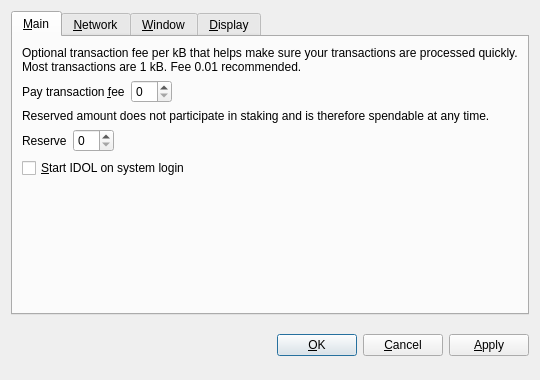
<?xml version="1.0" encoding="UTF-8"?>
<ui version="4.0">
 <class>OptionsDialog</class>
 <widget class="QDialog" name="OptionsDialog">
  <property name="geometry">
   <rect>
    <x>0</x>
    <y>0</y>
    <width>540</width>
    <height>380</height>
   </rect>
  </property>
  <property name="windowTitle">
   <string>Options</string>
  </property>
  <property name="modal">
   <bool>true</bool>
  </property>
  <layout class="QVBoxLayout" name="verticalLayout">
   <item>
    <widget class="QTabWidget" name="tabWidget">
     <property name="tabPosition">
      <enum>QTabWidget::North</enum>
     </property>
     <property name="currentIndex">
      <number>0</number>
     </property>
     <widget class="QWidget" name="tabMain">
      <attribute name="title">
       <string>&amp;Main</string>
      </attribute>
      <layout class="QVBoxLayout" name="verticalLayout_Main">
       <item>
        <widget class="QLabel" name="transactionFeeInfoLabel">
         <property name="text">
          <string>Optional transaction fee per kB that helps make sure your transactions are processed quickly. Most transactions are 1 kB. Fee 0.01 recommended.</string>
         </property>
         <property name="textFormat">
          <enum>Qt::PlainText</enum>
         </property>
         <property name="wordWrap">
          <bool>true</bool>
         </property>
        </widget>
       </item>
       <item>
        <layout class="QHBoxLayout" name="horizontalLayoutFee">
         <item>
          <widget class="QLabel" name="transactionFeeLabel">
           <property name="text">
            <string>Pay transaction &amp;fee</string>
           </property>
           <property name="textFormat">
            <enum>Qt::PlainText</enum>
           </property>
           <property name="buddy">
            <cstring>transactionFee</cstring>
           </property>
          </widget>
         </item>
         <item>
          <widget class="BitcoinAmountField" name="transactionFee"/>
         </item>
         <item>
          <spacer name="horizontalSpacerFee">
           <property name="orientation">
            <enum>Qt::Horizontal</enum>
           </property>
           <property name="sizeHint" stdset="0">
            <size>
             <width>40</width>
             <height>20</height>
            </size>
           </property>
          </spacer>
         </item>
        </layout>
       </item>
       <item>
        <widget class="QLabel" name="reserveBalanceInfoLabel">
         <property name="text">
          <string>Reserved amount does not participate in staking and is therefore spendable at any time.</string>
         </property>
         <property name="textFormat">
          <enum>Qt::PlainText</enum>
         </property>
         <property name="wordWrap">
          <bool>true</bool>
         </property>
        </widget>
       </item>
       <item>
        <layout class="QHBoxLayout" name="horizontalLayoutReserveBalance">
         <item>
          <widget class="QLabel" name="reserveBalanceLabel">
           <property name="text">
            <string>Reserve</string>
           </property>
           <property name="textFormat">
            <enum>Qt::PlainText</enum>
           </property>
           <property name="buddy">
            <cstring>reserveBalance</cstring>
           </property>
          </widget>
         </item>
         <item>
          <widget class="BitcoinAmountField" name="reserveBalance"/>
         </item>
         <item>
          <spacer name="horizontalSpacerReserveBalance">
           <property name="orientation">
            <enum>Qt::Horizontal</enum>
           </property>
           <property name="sizeHint" stdset="0">
            <size>
             <width>40</width>
             <height>20</height>
            </size>
           </property>
          </spacer>
         </item>
        </layout>
       </item>
       <item>
        <widget class="QCheckBox" name="bitcoinAtStartup">
         <property name="toolTip">
          <string>Automatically start IDOL after logging in to the system.</string>
         </property>
         <property name="text">
          <string>&amp;Start IDOL on system login</string>
         </property>
        </widget>
       </item>
       <item>
        <spacer name="verticalSpacer_Main">
         <property name="orientation">
          <enum>Qt::Vertical</enum>
         </property>
         <property name="sizeHint" stdset="0">
          <size>
           <width>20</width>
           <height>40</height>
          </size>
         </property>
        </spacer>
       </item>
      </layout>
     </widget>
     <widget class="QWidget" name="tabNetwork">
      <attribute name="title">
       <string>&amp;Network</string>
      </attribute>
      <layout class="QVBoxLayout" name="verticalLayout_Network">
       <item>
        <widget class="QCheckBox" name="mapPortUpnp">
         <property name="toolTip">
          <string>Automatically open the IDOLCOIN client port on the router. This only works when your router supports UPnP and it is enabled.</string>
         </property>
         <property name="text">
          <string>Map port using &amp;UPnP</string>
         </property>
        </widget>
       </item>
       <item>
        <widget class="QCheckBox" name="connectSocks">
         <property name="toolTip">
          <string>Connect to the IDOLCOIN network through a SOCKS proxy (e.g. when connecting through Tor).</string>
         </property>
         <property name="text">
          <string>&amp;Connect through SOCKS proxy:</string>
         </property>
        </widget>
       </item>
       <item>
        <layout class="QHBoxLayout" name="horizontalLayout_Network">
         <item>
          <widget class="QLabel" name="proxyIpLabel">
           <property name="text">
            <string>Proxy &amp;IP:</string>
           </property>
           <property name="textFormat">
            <enum>Qt::PlainText</enum>
           </property>
           <property name="buddy">
            <cstring>proxyIp</cstring>
           </property>
          </widget>
         </item>
         <item>
          <widget class="QValidatedLineEdit" name="proxyIp">
           <property name="maximumSize">
            <size>
             <width>140</width>
             <height>16777215</height>
            </size>
           </property>
           <property name="toolTip">
            <string>IP address of the proxy (e.g. 127.0.0.1)</string>
           </property>
          </widget>
         </item>
         <item>
          <widget class="QLabel" name="proxyPortLabel">
           <property name="text">
            <string>&amp;Port:</string>
           </property>
           <property name="textFormat">
            <enum>Qt::PlainText</enum>
           </property>
           <property name="buddy">
            <cstring>proxyPort</cstring>
           </property>
          </widget>
         </item>
         <item>
          <widget class="QLineEdit" name="proxyPort">
           <property name="maximumSize">
            <size>
             <width>55</width>
             <height>16777215</height>
            </size>
           </property>
           <property name="toolTip">
            <string>Port of the proxy (e.g. 9050)</string>
           </property>
          </widget>
         </item>
         <item>
          <widget class="QLabel" name="socksVersionLabel">
           <property name="text">
            <string>SOCKS &amp;Version:</string>
           </property>
           <property name="textFormat">
            <enum>Qt::PlainText</enum>
           </property>
           <property name="buddy">
            <cstring>socksVersion</cstring>
           </property>
          </widget>
         </item>
         <item>
          <widget class="QValueComboBox" name="socksVersion">
           <property name="toolTip">
            <string>SOCKS version of the proxy (e.g. 5)</string>
           </property>
          </widget>
         </item>
         <item>
          <spacer name="horizontalSpacer_Network">
           <property name="orientation">
            <enum>Qt::Horizontal</enum>
           </property>
           <property name="sizeHint" stdset="0">
            <size>
             <width>40</width>
             <height>20</height>
            </size>
           </property>
          </spacer>
         </item>
        </layout>
       </item>
       <item>
        <spacer name="verticalSpacer_Network">
         <property name="orientation">
          <enum>Qt::Vertical</enum>
         </property>
         <property name="sizeHint" stdset="0">
          <size>
           <width>20</width>
           <height>40</height>
          </size>
         </property>
        </spacer>
       </item>
      </layout>
     </widget>
     <widget class="QWidget" name="tabWindow">
      <attribute name="title">
       <string>&amp;Window</string>
      </attribute>
      <layout class="QVBoxLayout" name="verticalLayout_Window">
       <item>
        <widget class="QCheckBox" name="minimizeToTray">
         <property name="toolTip">
          <string>Show only a tray icon after minimizing the window.</string>
         </property>
         <property name="text">
          <string>&amp;Minimize to the tray instead of the taskbar</string>
         </property>
        </widget>
       </item>
       <item>
        <widget class="QCheckBox" name="minimizeOnClose">
         <property name="toolTip">
          <string>Minimize instead of exit the application when the window is closed. When this option is enabled, the application will be closed only after selecting Quit in the menu.</string>
         </property>
         <property name="text">
          <string>M&amp;inimize on close</string>
         </property>
        </widget>
       </item>
       <item>
        <spacer name="verticalSpacer_Window">
         <property name="orientation">
          <enum>Qt::Vertical</enum>
         </property>
         <property name="sizeHint" stdset="0">
          <size>
           <width>20</width>
           <height>40</height>
          </size>
         </property>
        </spacer>
       </item>
      </layout>
     </widget>
     <widget class="QWidget" name="tabDisplay">
      <attribute name="title">
       <string>&amp;Display</string>
      </attribute>
      <layout class="QVBoxLayout" name="verticalLayout_Display">
       <item>
        <layout class="QHBoxLayout" name="horizontalLayout_1_Display">
         <item>
          <widget class="QLabel" name="langLabel">
           <property name="text">
            <string>User Interface &amp;language:</string>
           </property>
           <property name="textFormat">
            <enum>Qt::PlainText</enum>
           </property>
           <property name="buddy">
            <cstring>lang</cstring>
           </property>
          </widget>
         </item>
         <item>
          <widget class="QValueComboBox" name="lang">
           <property name="toolTip">
            <string>The user interface language can be set here. This setting will take effect after restarting IDOL.</string>
           </property>
          </widget>
         </item>
        </layout>
       </item>
       <item>
        <layout class="QHBoxLayout" name="horizontalLayout_2_Display">
         <item>
          <widget class="QLabel" name="unitLabel">
           <property name="text">
            <string>&amp;Unit to show amounts in:</string>
           </property>
           <property name="textFormat">
            <enum>Qt::PlainText</enum>
           </property>
           <property name="buddy">
            <cstring>unit</cstring>
           </property>
          </widget>
         </item>
         <item>
          <widget class="QValueComboBox" name="unit">
           <property name="toolTip">
            <string>Choose the default subdivision unit to show in the interface and when sending coins.</string>
           </property>
          </widget>
         </item>
        </layout>
       </item>
       <item>
        <widget class="QCheckBox" name="displayAddresses">
         <property name="toolTip">
          <string>Whether to show IDOLCOIN addresses in the transaction list or not.</string>
         </property>
         <property name="text">
          <string>&amp;Display addresses in transaction list</string>
         </property>
        </widget>
       </item>
       <item>
        <widget class="QCheckBox" name="coinControlFeatures">
         <property name="toolTip">
          <string>Whether to show coin control features or not.</string>
         </property>
         <property name="text">
          <string>Display coin &amp;control features (experts only!)</string>
         </property>
        </widget>
       </item>
       <item>
        <spacer name="verticalSpacer_Display">
         <property name="orientation">
          <enum>Qt::Vertical</enum>
         </property>
         <property name="sizeHint" stdset="0">
          <size>
           <width>20</width>
           <height>40</height>
          </size>
         </property>
        </spacer>
       </item>
      </layout>
     </widget>
    </widget>
   </item>
   <item>
    <layout class="QHBoxLayout" name="horizontalLayout_Buttons">
     <item>
      <spacer name="horizontalSpacer_1">
       <property name="orientation">
        <enum>Qt::Horizontal</enum>
       </property>
       <property name="sizeHint" stdset="0">
        <size>
         <width>40</width>
         <height>48</height>
        </size>
       </property>
      </spacer>
     </item>
     <item>
      <widget class="QLabel" name="statusLabel">
       <property name="font">
        <font>
         <weight>75</weight>
         <bold>true</bold>
        </font>
       </property>
       <property name="text">
        <string/>
       </property>
       <property name="textFormat">
        <enum>Qt::PlainText</enum>
       </property>
       <property name="wordWrap">
        <bool>true</bool>
       </property>
      </widget>
     </item>
     <item>
      <spacer name="horizontalSpacer_2">
       <property name="orientation">
        <enum>Qt::Horizontal</enum>
       </property>
       <property name="sizeHint" stdset="0">
        <size>
         <width>40</width>
         <height>48</height>
        </size>
       </property>
      </spacer>
     </item>
     <item>
      <widget class="QPushButton" name="okButton">
       <property name="text">
        <string>&amp;OK</string>
       </property>
      </widget>
     </item>
     <item>
      <widget class="QPushButton" name="cancelButton">
       <property name="text">
        <string>&amp;Cancel</string>
       </property>
       <property name="autoDefault">
        <bool>false</bool>
       </property>
      </widget>
     </item>
     <item>
      <widget class="QPushButton" name="applyButton">
       <property name="text">
        <string>&amp;Apply</string>
       </property>
       <property name="autoDefault">
        <bool>false</bool>
       </property>
      </widget>
     </item>
    </layout>
   </item>
  </layout>
 </widget>
 <customwidgets>
  <customwidget>
   <class>BitcoinAmountField</class>
   <extends>QSpinBox</extends>
   <header>bitcoinamountfield.h</header>
  </customwidget>
  <customwidget>
   <class>QValueComboBox</class>
   <extends>QComboBox</extends>
   <header>qvaluecombobox.h</header>
  </customwidget>
  <customwidget>
   <class>QValidatedLineEdit</class>
   <extends>QLineEdit</extends>
   <header>qvalidatedlineedit.h</header>
  </customwidget>
 </customwidgets>
 <resources/>
 <connections/>
</ui>
